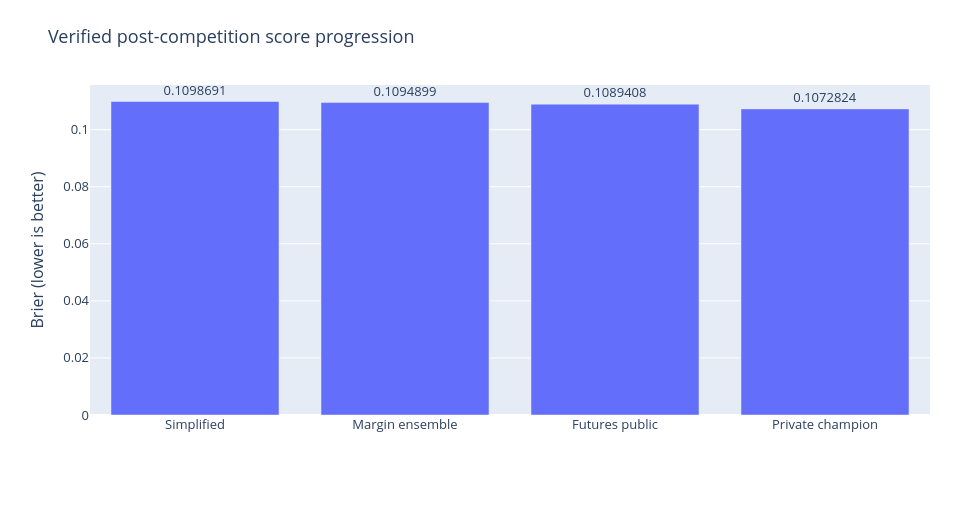

Write notebook code for a chart like this one.
### Markdown cell above
## 2. Verified score progression
The public case study previously stopped at 0.1089408. Private research subsequently reached 0.1072824. Scored improvements remain separate from unscored research candidates.

### Code cell
chart('score_progression','Verified post-competition score progression',['Simplified','Margin ensemble','Futures public','Private champion'],[0.1098691,0.1094899,0.1089408,s['retained_private_champion']],'Brier (lower is better)')

### Figure 1 — Plotly figure (JSON) as saved in the notebook; plotly's stock layout.template omitted (floating-point values rounded to 4 significant figures)
{"data": [{"text": ["0.1098691", "0.1094899", "0.1089408", "0.1072824"], "textposition": "outside", "type": "bar", "x": ["Simplified", "Margin ensemble", "Futures public", "Private champion"], "y": [0.1099, 0.1095, 0.1089, 0.1073]}], "layout": {"font": {"size": 13}, "height": 530, "margin": {"b": 115, "l": 90, "r": 30, "t": 85}, "title": {"text": "Verified post-competition score progression"}, "width": 960, "xaxis": {"type": "category"}, "yaxis": {"title": {"text": "Brier (lower is better)"}}}}
